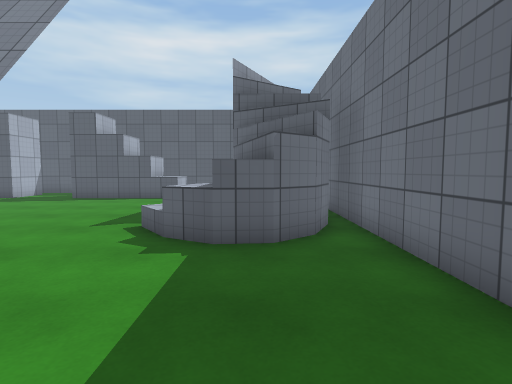
View 1 (above)

16 first-person views from a walk through a 3-D level made in the Unity game engine. The camera is 1.3 m above the floor, tilts 4° down and sees 80° across. The floor is counted in squares, 1 m on a side. Each view is taken from the middle of a square. On the plan, view 1 faces up. The plan holds only what a view shows up to about 14 squares ahead; the rest is blank. The place goes on beyond the plan. Surface patterns are stand-ins for the level's own textures.

View 2
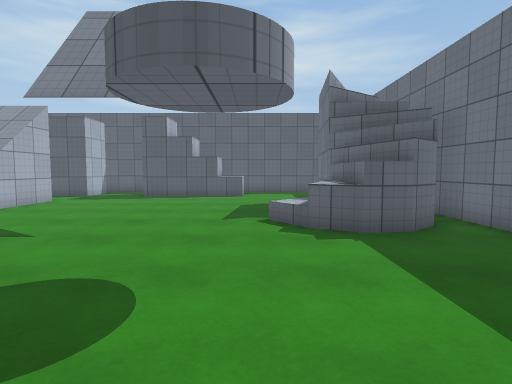

View 3
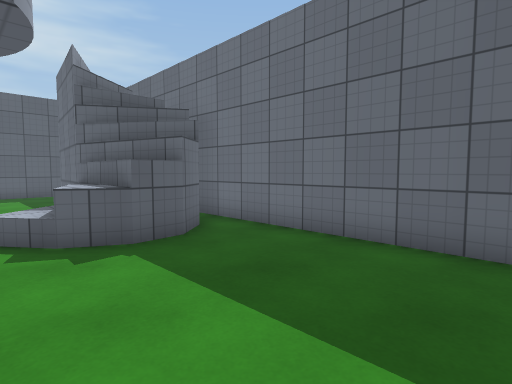

View 4
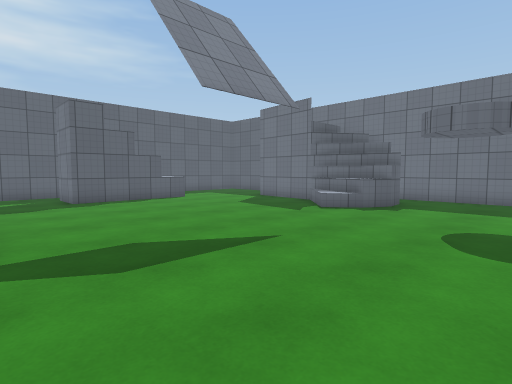

View 5
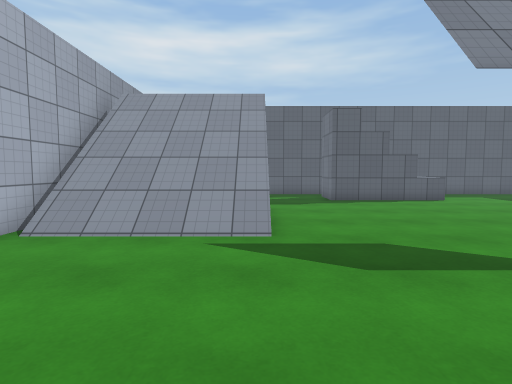

View 6
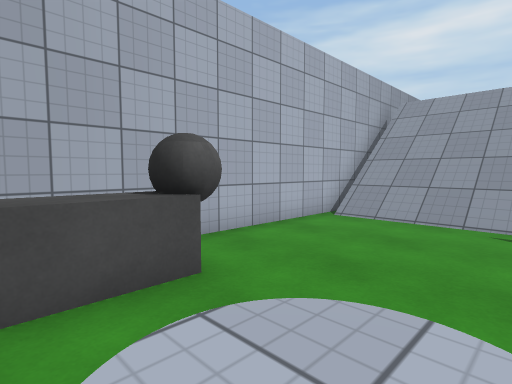

View 7
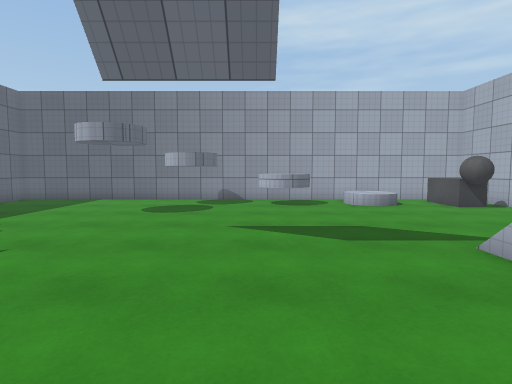

View 8
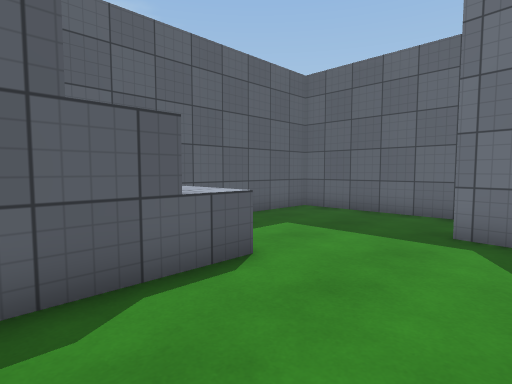

View 9
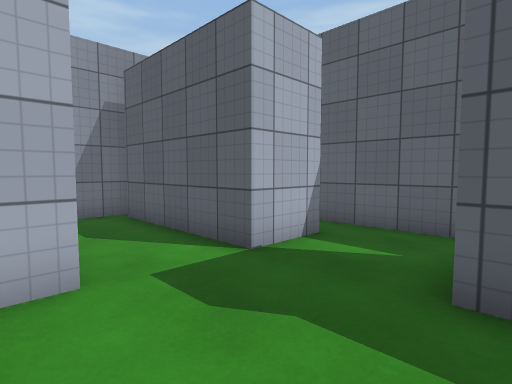

View 10
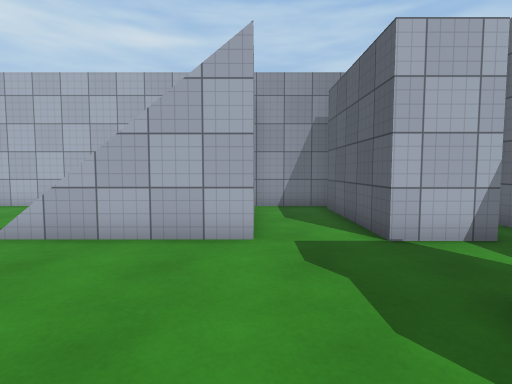

View 11
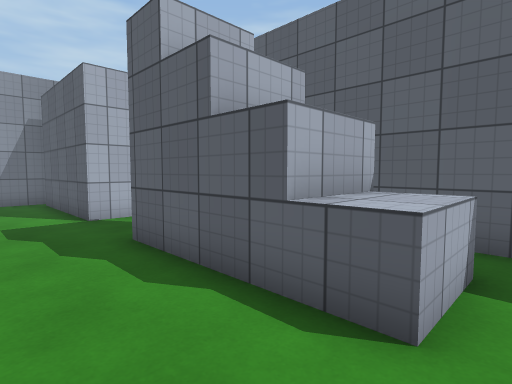

View 12
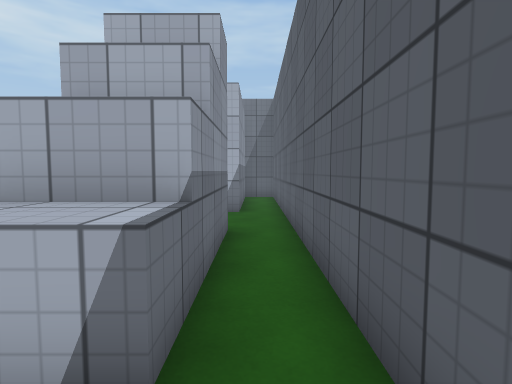

View 13
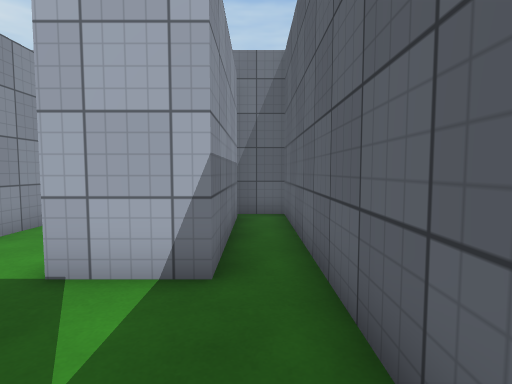

View 14
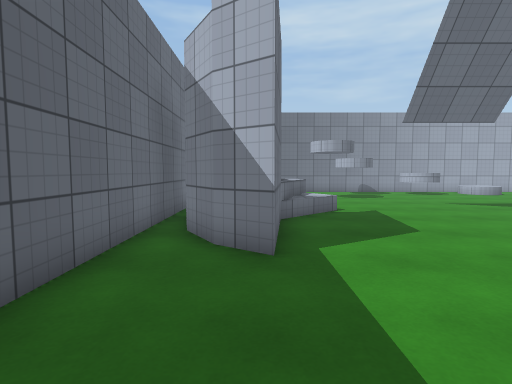

View 15
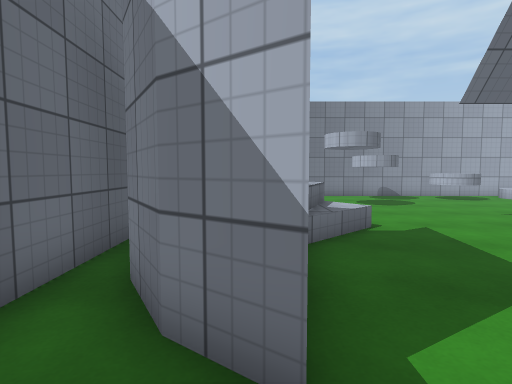

View 16
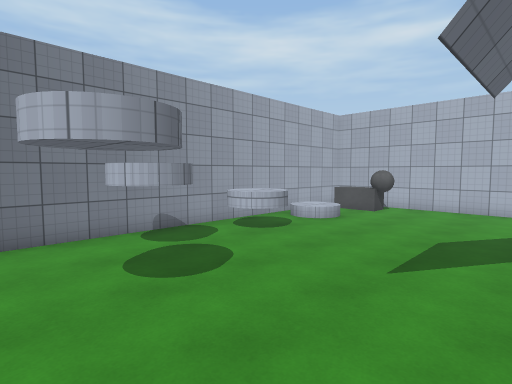

### Floor plan
Key: @ floor where view 1 was taken; # wall or solid block; . main floor; : floor 1 m higher than the main floor; + floor 4.5 m higher than the main floor; / step, stairs or slope; = window, fence, low wall or low ledge; ^ raised ledge; O other object.
Columns run from 17 left of view 1 to 3 right of it. Each row starts with its distance up from view 1.
 18 #####################
 17 #...................#
 16 ######...####^......#
 15 ######...####^......#
 14 #...................#
 13 #...................#
 12 #////=.........../..#
 11 #/////...........+#.#
 10 #/////...........//.#
  9 #/////..........///=#
  8 #/////.........////##
  7 #/////.........////.#
  6 #............../:/#.#
  5 #...................#
  4 #...................#
  3 #...................#
  2 #O..................#
  1 #OO.....^..##.......#
  0 #OO.OO.^^^.##....@..#
 -1 #O......^..##.......#
 -2 #####################

Positions as (right, up) in squares from view 1, and headings:
1: (0, 0), facing up
2: (-3, -1), facing up
3: (-3, 0), facing up-right
4: (-12, 1), facing up-right
5: (-12, 1), facing up
6: (-12, -1), facing up-left
7: (-8, 12), facing down
8: (-7, 11), facing up-right
9: (-8, 11), facing up-left
10: (-6, 12), facing left
11: (-3, 12), facing up-left
12: (-2, 17), facing left
13: (-8, 17), facing left
14: (0, 17), facing down
15: (0, 14), facing down
16: (-2, 7), facing down-left
